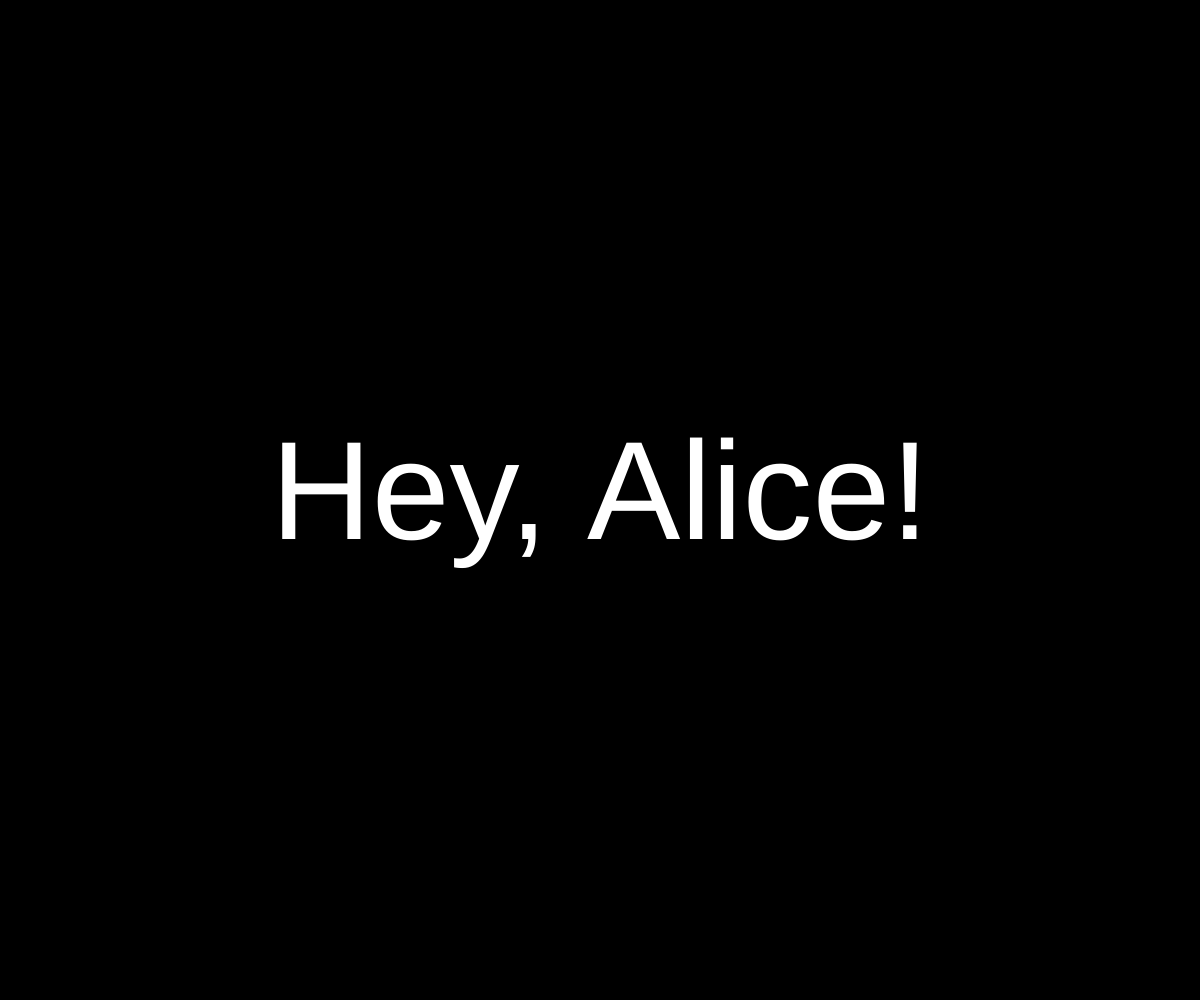
Frame 1 (no input)
Frame 60 (no input): identical to frame 1, image omitted
Frame 120 (the mouse pressed at the canvas centre since frame 60): identical to frame 1, image omitted

The p5.js sketch that drew this single still picture (run headless with seeded random() and noise() and a simulated clock; from frame 60 on, the mouse is pressed at the canvas centre):

// p5.js sketch
// ── sketch.js
/*
 * © 2026 Schultzschultz. Created for 'Schultzschultz Creative Coding Masterclass'.
 * For educational use only. All rights reserved.
 * 
 * -------------------------
 * Coding Basics – Functions
 * -------------------------
 * 
 * This file is an example of how to use functions in javascript. 
 * 
 * Functions are reusable blocks of code that perform a specific task. 
 * They can take inputs, called parameters, and can return outputs. 
 * Functions help to organize code and make it more readable and maintainable.
 *
 * What this file does:
 * - It displays a greeting message in the center of the canvas.
 * - When the user clicks the mouse, the text color changes to a random color.
 */


const backgroundColor = '#000000';
const fontSize = 140;
let fontColor = '#FFFFFF';

// The setup function is called once when the program starts. 
function setup() {
  createCanvas(windowWidth, windowHeight);
}

// The draw function is called repeatedly in a loop. It is used to render the content on the canvas.
function draw() {
  // p5.js function to set the background color of the canvas. It clears the canvas and fills it with the specified color.
  background(backgroundColor);
  // custom function to display a greeting message
  displayGreeting('Alice');
}

// This function takes a name as an input parameter and displays a greeting message on the canvas
function displayGreeting(name) {
  fill(fontColor);
  textSize(fontSize);
  textAlign(CENTER, CENTER);
  text('Hey, ' + name + '!', width / 2, height / 2);
}

// This function is called when the mouse is released. It changes the font color to a random color.
function mouseReleased() {
  fontColor = getRandomColor();
}

// This function generates and returns a random color
function getRandomColor() {
  // Generate random values for red, green, and blue components
  // random() is a p5.js function that returns a random number 
  // between the specified range (lower and upper bound).
  const randomRed = random(0, 255);
  const randomGreen = random(0, 255);
  const randomBlue = random(0, 255);
  const randomColor = color(randomRed, randomGreen, randomBlue);
  return randomColor;
}

function windowResized() {
  resizeCanvas(windowWidth, windowHeight);
}
